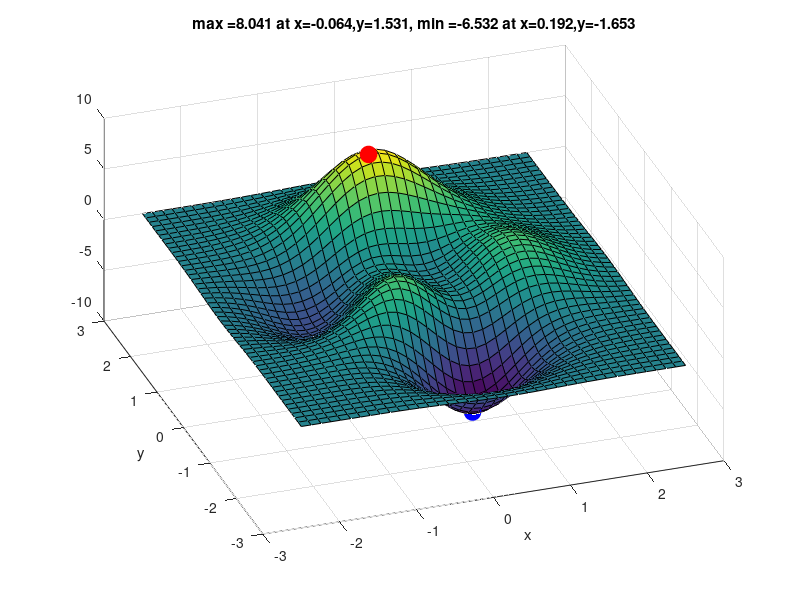

This figure's MATLAB source: (Note: this script raises an error after producing the figure.)


%[X,Y,Z] = peaks; % 49x49 surface surface
[X,Y] = meshgrid(linspace(-2.5,2.5,40),linspace(-3,3,50));
Z = peaks(X,Y);

doSave = 0;

% find optimum by exhaustive search
Zmax = max(Z(:)); % 8.0752
[rowMax,colMax] = find(Zmax==Z); % max  row 38, col 25 
Zmin = min(Z(:)); % -6.54566
[rowMin,colMin] = find(Zmin==Z); % min  row 12, col 27
Xmax = X(rowMax,colMax); Ymax = Y(rowMax,colMax);
Xmin = X(rowMin,colMin); Ymin = Y(rowMin,colMin);
str = sprintf('max =%5.3f at x=%5.3f,y=%5.3f, min =%5.3f at x=%5.3f,y=%5.3f', ...
  Zmax, Xmax, Ymax, Zmin, Xmin, Ymin)

figure(1);clf; surf(X,Y,Z);
xlabel('x'); ylabel('y');
view(-19,48)
hold on; h=plot3(Xmax,Ymax,Zmax,'ro');
set(h,'markerfacecolor','r','markersize',12);
hold on; h=plot3(Xmin,Ymin,Zmin,'bo');
set(h,'markerfacecolor','b','markersize',12);
title(str)
if doSave, pdfcrop; print(gcf, '-dpdf', 'C:\kmurphy\PML\pdfFigures\peaksSurf.pdf'); end
if doPrintPmtk, printPmtkFigures('peaksSurf'); end;
  
figure(2);clf; contour(X,Y,Z);
xlabel('x'); ylabel('y'); colorbar;
if doSave, pdfcrop; print(gcf, '-dpdf', 'C:\kmurphy\PML\pdfFigures\peaksContour.pdf'); end
if doPrintPmtk, printPmtkFigures('peaksContour'); end;


figure(3);clf; imagesc(flipud(Z)); colorbar; 
xlabel('x'); ylabel('y');
if doSave, pdfcrop; print(gcf, '-dpdf', 'C:\kmurphy\PML\pdfFigures\peaksImagesc.pdf'); end
